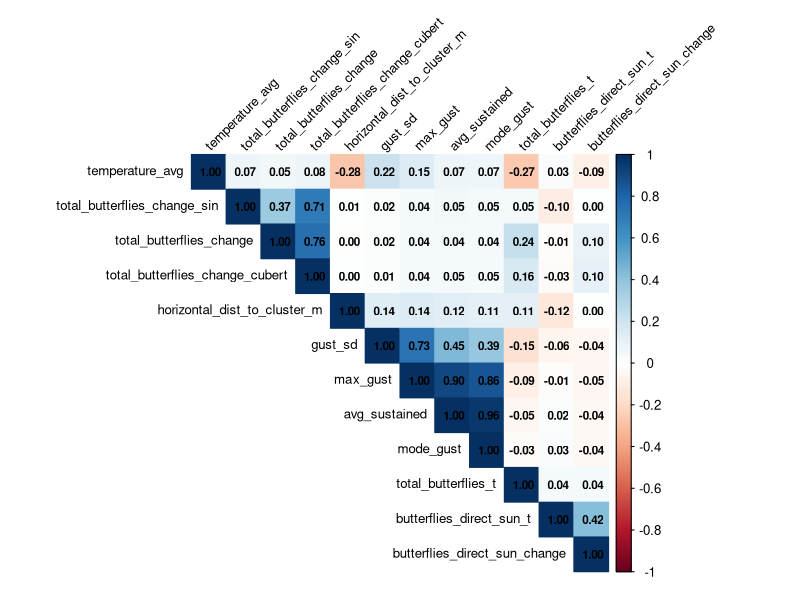
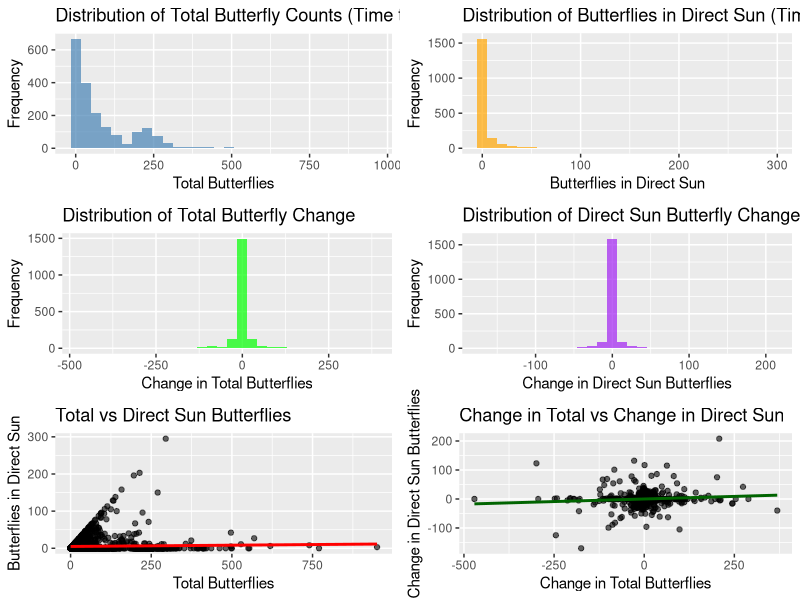
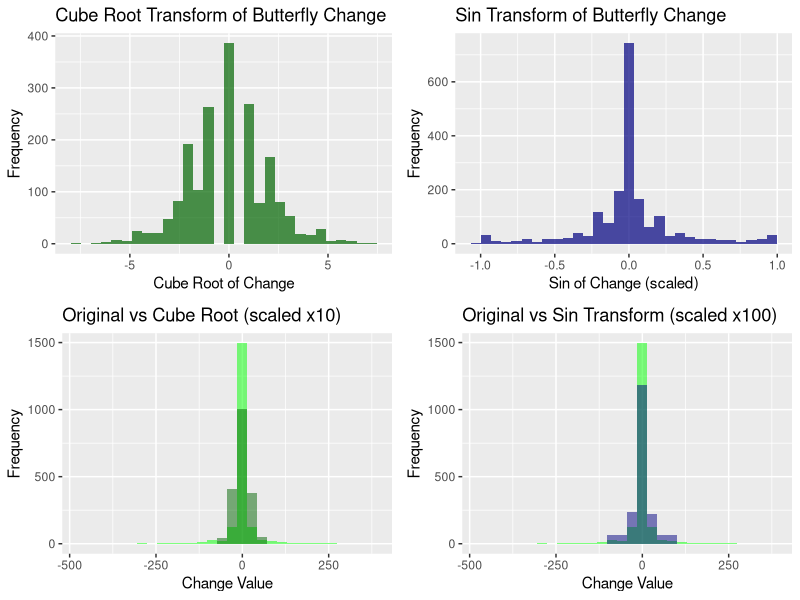
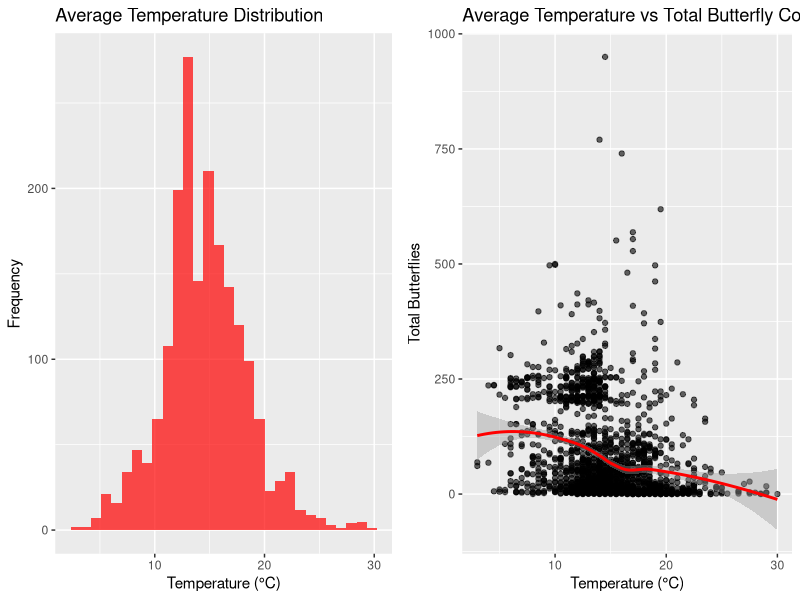
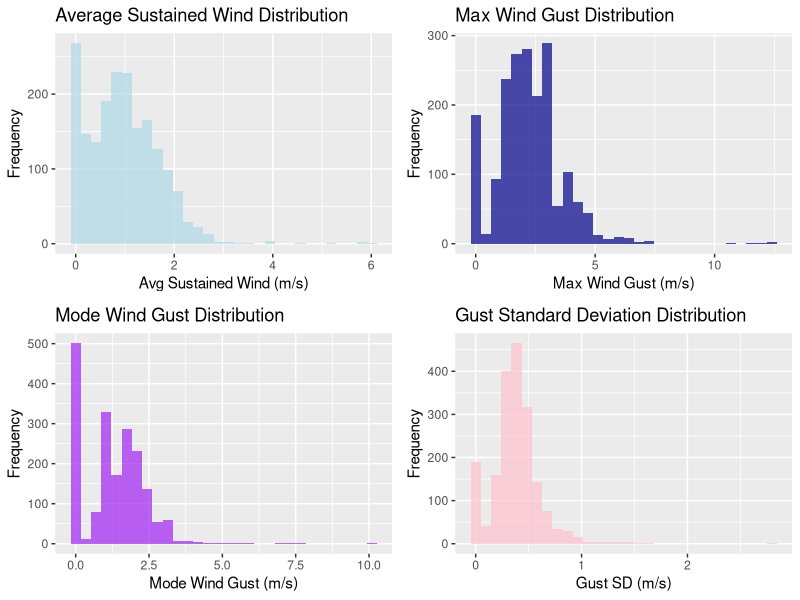
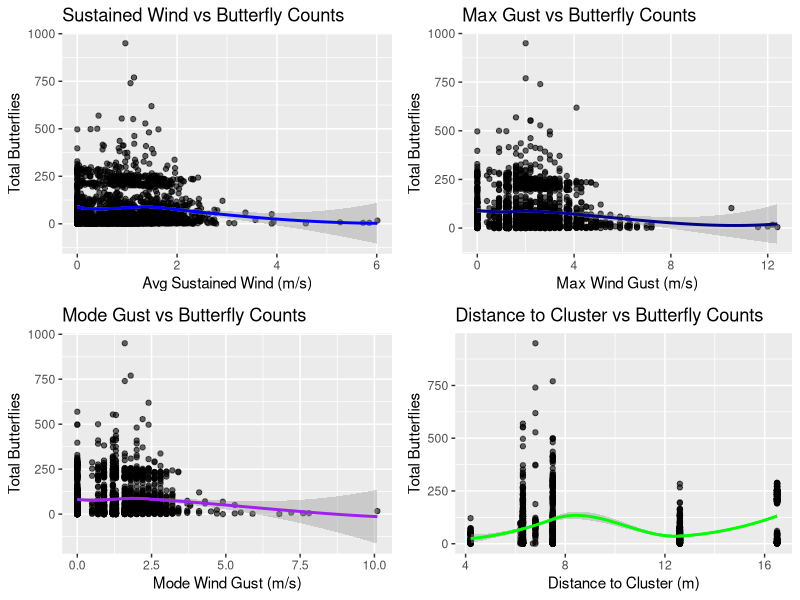
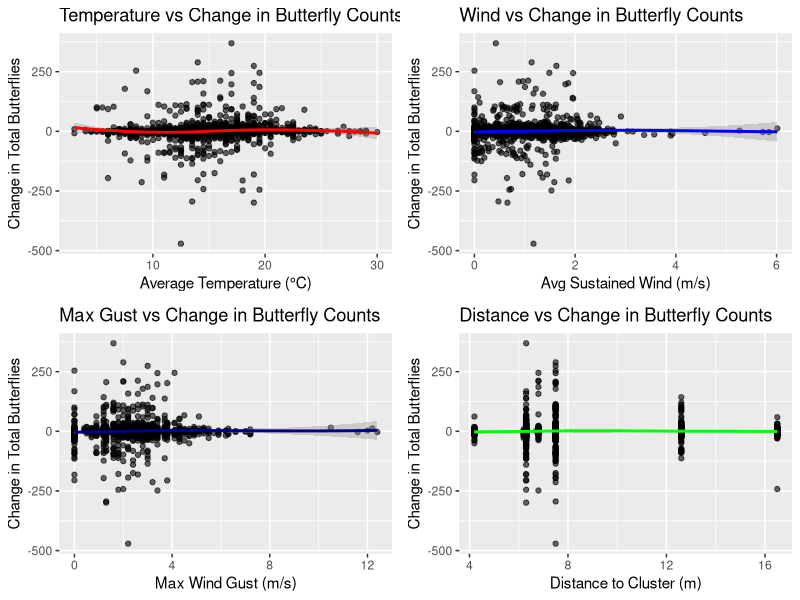
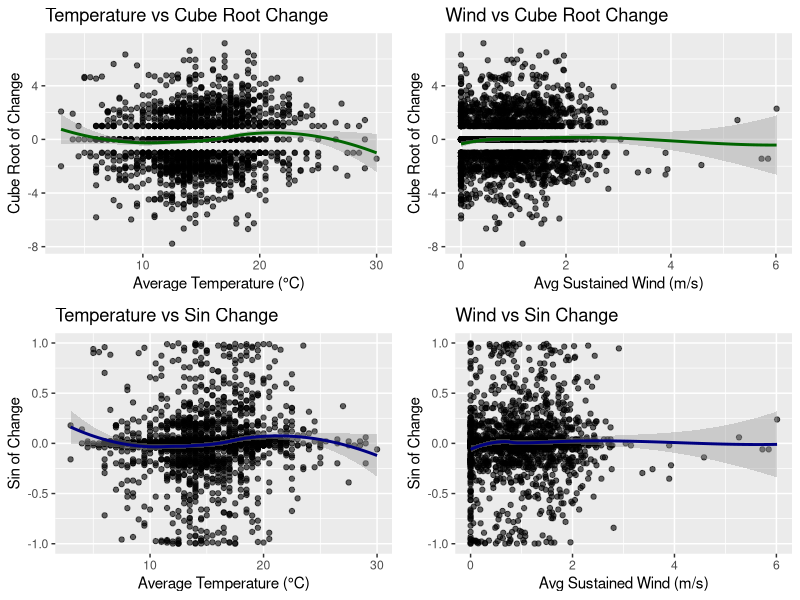

Write the R code that produced these figures, in order.
## ---- chunk 1
#| output: true
library(tidyverse)
library(here)
# Load the prepared data
df <- read_csv(here("data", "lag_30.csv")) 

# Calculate change variables (t - t_lag)
df <- df %>%
  mutate(
    total_butterflies_change = total_butterflies_t - total_butterflies_t_lag,
    butterflies_direct_sun_change = butterflies_direct_sun_t - butterflies_direct_sun_t_lag,
    # Transformations to squish the distribution
    total_butterflies_change_cubert = sign(total_butterflies_change) * abs(total_butterflies_change)^(1/3),
    total_butterflies_change_sin = sin(total_butterflies_change / 50) # Scale before sin transformation
  )

# Check data structure
glimpse(df)

## ---- chunk 2
#| output: true
library(knitr)
library(kableExtra)

# Summary statistics for numeric variables
summary_stats <- df %>% 
  ungroup() %>%
  select_if(is.numeric) %>%
  summary()

# Display summary
print(summary_stats)

## ---- chunk 3
#| output: true
library(corrplot)

# Select time t variables plus temperature_avg and change variables (including transformations)
numeric_vars <- df %>% 
  ungroup() %>%
  select(total_butterflies_t, butterflies_direct_sun_t, total_butterflies_change, 
         butterflies_direct_sun_change, total_butterflies_change_cubert, 
         total_butterflies_change_sin, temperature_avg,
         avg_sustained, max_gust, mode_gust, gust_sd, horizontal_dist_to_cluster_m)

# Calculate correlation matrix
cor_matrix <- cor(numeric_vars, use = "complete.obs")

# Create correlation plot
corrplot(cor_matrix, 
         method = "color",
         type = "upper",
         order = "hclust",
         tl.cex = 0.8,
         tl.col = "black",
         tl.srt = 45,
         addCoef.col = "black",
         number.cex = 0.7)

# Print correlation table
kable(round(cor_matrix, 3), 
      caption = "Correlation Matrix for Selected Variables") %>%
  kable_styling(bootstrap_options = c("striped", "hover", "condensed")) %>%
  scroll_box(width = "100%", height = "400px")
## ---- chunk 4
#| output: true
#| fig-width: 12
#| fig-height: 12

# Distribution of butterfly counts
p1 <- ggplot(df, aes(x = total_butterflies_t)) +
  geom_histogram(bins = 30, fill = "steelblue", alpha = 0.7) +
  labs(title = "Distribution of Total Butterfly Counts (Time t)", x = "Total Butterflies", y = "Frequency")

p2 <- ggplot(df, aes(x = butterflies_direct_sun_t)) +
  geom_histogram(bins = 30, fill = "orange", alpha = 0.7) +
  labs(title = "Distribution of Butterflies in Direct Sun (Time t)", x = "Butterflies in Direct Sun", y = "Frequency")

p3 <- ggplot(df, aes(x = total_butterflies_change)) +
  geom_histogram(bins = 30, fill = "green", alpha = 0.7) +
  labs(title = "Distribution of Total Butterfly Change", x = "Change in Total Butterflies", y = "Frequency")

p4 <- ggplot(df, aes(x = butterflies_direct_sun_change)) +
  geom_histogram(bins = 30, fill = "purple", alpha = 0.7) +
  labs(title = "Distribution of Direct Sun Butterfly Change", x = "Change in Direct Sun Butterflies", y = "Frequency")

p5 <- ggplot(df, aes(x = total_butterflies_t, y = butterflies_direct_sun_t)) +
  geom_point(alpha = 0.6) +
  geom_smooth(method = "lm", se = FALSE, color = "red") +
  labs(title = "Total vs Direct Sun Butterflies", x = "Total Butterflies", y = "Butterflies in Direct Sun")

p6 <- ggplot(df, aes(x = total_butterflies_change, y = butterflies_direct_sun_change)) +
  geom_point(alpha = 0.6) +
  geom_smooth(method = "lm", se = FALSE, color = "darkgreen") +
  labs(title = "Change in Total vs Change in Direct Sun", x = "Change in Total Butterflies", y = "Change in Direct Sun Butterflies")

library(gridExtra)
grid.arrange(p1, p2, p3, p4, p5, p6, ncol = 2)
## ---- chunk 5
#| output: true
#| fig-width: 12
#| fig-height: 8

# Distributions of transformed change variables
p_cube <- ggplot(df, aes(x = total_butterflies_change_cubert)) +
  geom_histogram(bins = 30, fill = "darkgreen", alpha = 0.7) +
  labs(title = "Cube Root Transform of Butterfly Change", x = "Cube Root of Change", y = "Frequency")

p_sin <- ggplot(df, aes(x = total_butterflies_change_sin)) +
  geom_histogram(bins = 30, fill = "navy", alpha = 0.7) +
  labs(title = "Sin Transform of Butterfly Change", x = "Sin of Change (scaled)", y = "Frequency")

# Compare original vs transformed distributions
p_compare1 <- ggplot(df) +
  geom_histogram(aes(x = total_butterflies_change), bins = 30, alpha = 0.5, fill = "green") +
  geom_histogram(aes(x = total_butterflies_change_cubert * 10), bins = 30, alpha = 0.5, fill = "darkgreen") +
  labs(title = "Original vs Cube Root (scaled x10)", x = "Change Value", y = "Frequency")

p_compare2 <- ggplot(df) +
  geom_histogram(aes(x = total_butterflies_change), bins = 30, alpha = 0.5, fill = "green") +
  geom_histogram(aes(x = total_butterflies_change_sin * 100), bins = 30, alpha = 0.5, fill = "navy") +
  labs(title = "Original vs Sin Transform (scaled x100)", x = "Change Value", y = "Frequency")

grid.arrange(p_cube, p_sin, p_compare1, p_compare2, ncol = 2)
## ---- chunk 6
#| output: true
#| fig-width: 12
#| fig-height: 6

# Temperature distribution and relationship with butterfly counts
p1 <- ggplot(df, aes(x = temperature_avg)) +
  geom_histogram(bins = 30, fill = "red", alpha = 0.7) +
  labs(title = "Average Temperature Distribution", x = "Temperature (°C)", y = "Frequency")

p2 <- ggplot(df, aes(x = temperature_avg, y = total_butterflies_t)) +
  geom_point(alpha = 0.6) +
  geom_smooth(method = "loess", se = TRUE, color = "red") +
  labs(title = "Average Temperature vs Total Butterfly Counts", x = "Temperature (°C)", y = "Total Butterflies")

grid.arrange(p1, p2, ncol = 2)
## ---- chunk 7
#| output: true
#| fig-width: 12
#| fig-height: 8

# Wind variable distributions
p1 <- ggplot(df, aes(x = avg_sustained)) +
  geom_histogram(bins = 30, fill = "lightblue", alpha = 0.7) +
  labs(title = "Average Sustained Wind Distribution", x = "Avg Sustained Wind (m/s)", y = "Frequency")

p2 <- ggplot(df, aes(x = max_gust)) +
  geom_histogram(bins = 30, fill = "darkblue", alpha = 0.7) +
  labs(title = "Max Wind Gust Distribution", x = "Max Wind Gust (m/s)", y = "Frequency")

p3 <- ggplot(df, aes(x = mode_gust)) +
  geom_histogram(bins = 30, fill = "purple", alpha = 0.7) +
  labs(title = "Mode Wind Gust Distribution", x = "Mode Wind Gust (m/s)", y = "Frequency")

p4 <- ggplot(df, aes(x = gust_sd)) +
  geom_histogram(bins = 30, fill = "pink", alpha = 0.7) +
  labs(title = "Gust Standard Deviation Distribution", x = "Gust SD (m/s)", y = "Frequency")

grid.arrange(p1, p2, p3, p4, ncol = 2)
## ---- chunk 8
#| output: true
#| fig-width: 12
#| fig-height: 8

p5 <- ggplot(df, aes(x = avg_sustained, y = total_butterflies_t)) +
  geom_point(alpha = 0.6) +
  geom_smooth(method = "loess", se = TRUE, color = "blue") +
  labs(title = "Sustained Wind vs Butterfly Counts", x = "Avg Sustained Wind (m/s)", y = "Total Butterflies")

p6 <- ggplot(df, aes(x = max_gust, y = total_butterflies_t)) +
  geom_point(alpha = 0.6) +
  geom_smooth(method = "loess", se = TRUE, color = "darkblue") +
  labs(title = "Max Gust vs Butterfly Counts", x = "Max Wind Gust (m/s)", y = "Total Butterflies")

p7 <- ggplot(df, aes(x = mode_gust, y = total_butterflies_t)) +
  geom_point(alpha = 0.6) +
  geom_smooth(method = "loess", se = TRUE, color = "purple") +
  labs(title = "Mode Gust vs Butterfly Counts", x = "Mode Wind Gust (m/s)", y = "Total Butterflies")

p8 <- ggplot(df, aes(x = horizontal_dist_to_cluster_m, y = total_butterflies_t)) +
  geom_point(alpha = 0.6) +
  geom_smooth(method = "loess", se = TRUE, color = "green") +
  labs(title = "Distance to Cluster vs Butterfly Counts", x = "Distance to Cluster (m)", y = "Total Butterflies")

grid.arrange(p5, p6, p7, p8, ncol = 2)
## ---- chunk 9
#| output: true
#| fig-width: 12
#| fig-height: 8

p9 <- ggplot(df, aes(x = temperature_avg, y = total_butterflies_change)) +
  geom_point(alpha = 0.6) +
  geom_smooth(method = "loess", se = TRUE, color = "red") +
  labs(title = "Temperature vs Change in Butterfly Counts", x = "Average Temperature (°C)", y = "Change in Total Butterflies")

p10 <- ggplot(df, aes(x = avg_sustained, y = total_butterflies_change)) +
  geom_point(alpha = 0.6) +
  geom_smooth(method = "loess", se = TRUE, color = "blue") +
  labs(title = "Wind vs Change in Butterfly Counts", x = "Avg Sustained Wind (m/s)", y = "Change in Total Butterflies")

p11 <- ggplot(df, aes(x = max_gust, y = total_butterflies_change)) +
  geom_point(alpha = 0.6) +
  geom_smooth(method = "loess", se = TRUE, color = "darkblue") +
  labs(title = "Max Gust vs Change in Butterfly Counts", x = "Max Wind Gust (m/s)", y = "Change in Total Butterflies")

p12 <- ggplot(df, aes(x = horizontal_dist_to_cluster_m, y = total_butterflies_change)) +
  geom_point(alpha = 0.6) +
  geom_smooth(method = "loess", se = TRUE, color = "green") +
  labs(title = "Distance vs Change in Butterfly Counts", x = "Distance to Cluster (m)", y = "Change in Total Butterflies")

grid.arrange(p9, p10, p11, p12, ncol = 2)
## ---- chunk 10
#| output: true
#| fig-width: 12
#| fig-height: 8

p13 <- ggplot(df, aes(x = temperature_avg, y = total_butterflies_change_cubert)) +
  geom_point(alpha = 0.6) +
  geom_smooth(method = "loess", se = TRUE, color = "darkgreen") +
  labs(title = "Temperature vs Cube Root Change", x = "Average Temperature (°C)", y = "Cube Root of Change")

p14 <- ggplot(df, aes(x = avg_sustained, y = total_butterflies_change_cubert)) +
  geom_point(alpha = 0.6) +
  geom_smooth(method = "loess", se = TRUE, color = "darkgreen") +
  labs(title = "Wind vs Cube Root Change", x = "Avg Sustained Wind (m/s)", y = "Cube Root of Change")

p15 <- ggplot(df, aes(x = temperature_avg, y = total_butterflies_change_sin)) +
  geom_point(alpha = 0.6) +
  geom_smooth(method = "loess", se = TRUE, color = "navy") +
  labs(title = "Temperature vs Sin Change", x = "Average Temperature (°C)", y = "Sin of Change")

p16 <- ggplot(df, aes(x = avg_sustained, y = total_butterflies_change_sin)) +
  geom_point(alpha = 0.6) +
  geom_smooth(method = "loess", se = TRUE, color = "navy") +
  labs(title = "Wind vs Sin Change", x = "Avg Sustained Wind (m/s)", y = "Sin of Change")

grid.arrange(p13, p14, p15, p16, ncol = 2)
## ---- chunk 11
#| output: true
#| fig-width: 12
#| fig-height: 10

# Explore by categorical variables
p13 <- ggplot(df, aes(x = total_butterflies_t, fill = Observer)) +
  geom_histogram(bins = 30, alpha = 0.7, position = "identity") +
  facet_wrap(~Observer) +
  labs(title = "Butterfly Counts by Observer", x = "Total Butterflies", y = "Frequency")

p14 <- ggplot(df, aes(x = total_butterflies_t, fill = deployment_id)) +
  geom_histogram(bins = 30, alpha = 0.7, position = "identity") +
  facet_wrap(~deployment_id) +
  labs(title = "Butterfly Counts by Deployment", x = "Total Butterflies", y = "Frequency") +
  theme(legend.position = "none")

p15 <- ggplot(df, aes(x = total_butterflies_t, fill = view_id)) +
  geom_histogram(bins = 30, alpha = 0.7, position = "identity") +
  facet_wrap(~view_id) +
  labs(title = "Butterfly Counts by View ID", x = "Total Butterflies", y = "Frequency")

p16 <- ggplot(df, aes(x = total_butterflies_t, fill = grove)) +
  geom_histogram(bins = 30, alpha = 0.7, position = "identity") +
  facet_wrap(~grove) +
  labs(title = "Butterfly Counts by Grove", x = "Total Butterflies", y = "Frequency")

grid.arrange(p13, p14, ncol = 1)
## ---- chunk 12
#| output: true
#| fig-width: 12
#| fig-height: 6

grid.arrange(p15, p16, ncol = 1)
## ---- chunk 13
#| output: true
#| fig-width: 12
#| fig-height: 8

# Temporal patterns
df_temporal <- df %>%
  mutate(
    hour = hour(timestamp_t),
    date = as.Date(timestamp_t)
  )

p17 <- ggplot(df_temporal, aes(x = hour, y = total_butterflies_t)) +
  geom_boxplot(aes(group = hour)) +
  labs(title = "Butterfly Counts by Hour of Day", x = "Hour", y = "Total Butterflies")

p18 <- ggplot(df_temporal, aes(x = date, y = total_butterflies_t)) +
  geom_point(alpha = 0.6) +
  geom_smooth(method = "loess", se = TRUE) +
  labs(title = "Butterfly Counts Over Time", x = "Date", y = "Total Butterflies") +
  theme(axis.text.x = element_text(angle = 45, hjust = 1))

grid.arrange(p17, p18, ncol = 2)
## ---- chunk 14
#| output: true

# Summary statistics to identify potential cutoff
cat("Summary of total_butterflies_t:\n")
summary(df$total_butterflies_t)

cat("\nCounts by ranges:\n")
cat("Zero butterflies:", sum(df$total_butterflies_t == 0), "\n")
cat("1-50 butterflies:", sum(df$total_butterflies_t > 0 & df$total_butterflies_t <= 50), "\n")
cat("51-100 butterflies:", sum(df$total_butterflies_t > 50 & df$total_butterflies_t <= 100), "\n")
cat("101+ butterflies:", sum(df$total_butterflies_t > 100), "\n")

# Create a binary variable to explore the two modes
df$high_count <- ifelse(df$total_butterflies_t > 50, "High (>50)", "Low (≤50)")

# Table of high vs low counts by key variables
cat("\nHigh vs Low counts by Observer:\n")
print(table(df$Observer, df$high_count))

cat("\nHigh vs Low counts by Grove:\n")
print(table(df$grove, df$high_count))
